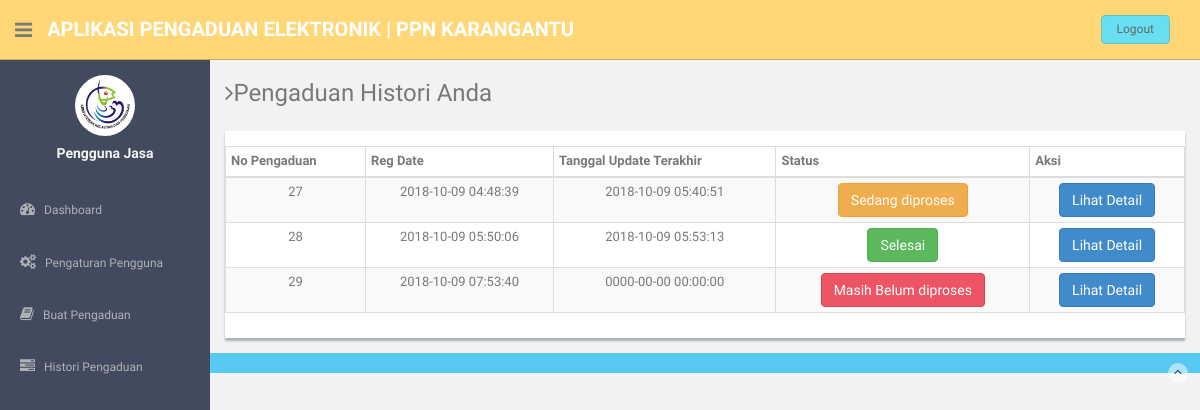
Screenshot of /users/complaint-history.php (signed in) with the database file from the repository.
### tables this page shows
CREATE TABLE IF NOT EXISTS `users` (
  `id` int(11) NOT NULL AUTO_INCREMENT,
  `fullName` varchar(255) DEFAULT NULL,
  `userEmail` varchar(255) DEFAULT NULL,
  `password` varchar(255) DEFAULT NULL,
  `contactNo` bigint(11) DEFAULT NULL,
  `address` tinytext,
  `State` varchar(255) DEFAULT NULL,
  `country` varchar(255) DEFAULT NULL,
  `pincode` int(6) DEFAULT NULL,
  `userImage` varchar(255) DEFAULT NULL,
  `regDate` timestamp NOT NULL DEFAULT CURRENT_TIMESTAMP,
  `updationDate` timestamp NOT NULL DEFAULT '0000-00-00 00:00:00' ON UPDATE CURRENT_TIMESTAMP,
  `status` int(1) NOT NULL,
  PRIMARY KEY (`id`)
);

CREATE TABLE IF NOT EXISTS `tblcomplaints` (
  `complaintNumber` int(11) NOT NULL AUTO_INCREMENT,
  `userId` int(11) NOT NULL,
  `category` int(11) NOT NULL,
  `subcategory` varchar(255) NOT NULL,
  `complaintType` varchar(255) NOT NULL,
  `state` varchar(255) NOT NULL,
  `noc` varchar(255) NOT NULL,
  `complaintDetails` mediumtext NOT NULL,
  `complaintFile` varchar(255) DEFAULT NULL,
  `regDate` timestamp NOT NULL DEFAULT CURRENT_TIMESTAMP,
  `status` varchar(50) DEFAULT NULL,
  `lastUpdationDate` timestamp NOT NULL DEFAULT '0000-00-00 00:00:00' ON UPDATE CURRENT_TIMESTAMP,
  PRIMARY KEY (`complaintNumber`)
);

### users/complaint-history.php (the view, shortened to what this page needs)
<?php
include('includes/config.php');
if(strlen($_SESSION['login'])==0)
  {
header('location:index.php');
}
else{
?>
<!DOCTYPE html>
<html lang="en">
  <head>
    <link href="assets/css/bootstrap.css" rel="stylesheet">
    <link href="assets/font-awesome/css/font-awesome.css" rel="stylesheet" />
    <link href="assets/css/style.css" rel="stylesheet">
    <link href="assets/css/style-responsive.css" rel="stylesheet">
    <link href="assets/css/table-responsive.css" rel="stylesheet">
  </head>
  <body>
  <section id="container" >
<?php include("includes/header.php");?>
<?php include("includes/sidebar.php");?>
      <section id="main-content">
          <section class="wrapper">
          	<h3><i class="fa fa-angle-right"></i>Pengaduan Histori Anda</h3>
		  		<div class="row mt">
			  		<div class="col-lg-12">
                      <div class="content-panel">
                          <section id="unseen">
                            <table class="table table-bordered table-striped table-condensed">
                              <thead>
                              <tr>
                                  <th>No Pengaduan</th>
                                  <th>Reg Date</th>
                                  <th>Tanggal Update Terakhir</th>
                                  <th >Status</th>
                                  <th>Aksi</th>
                              </tr>
                              </thead>
                              <tbody>
  <?php $query=mysqli_query($con,"select * from tblcomplaints where userId='".$_SESSION['id']."'");
while($row=mysqli_fetch_array($query))
{
  ?>
                              <tr>
                                  <td align="center"><?php echo htmlentities($row['complaintNumber']);?></td>
                                  <td align="center"><?php echo htmlentities($row['regDate']);?></td>
                                 <td align="center"><?php echo  htmlentities($row['lastUpdationDate']);
                                 ?></td>
                                  <td align="center"><?php
                                    $status=$row['status'];
                                    if($status=="" or $status=="NULL")
                                    { ?>
                                      <button type="button" class="btn btn-theme04">Masih Belum diproses</button>
                                   <?php }
 if($status=="in process"){ ?>
<button type="button" class="btn btn-warning">Sedang diproses</button>
<?php }
if($status=="closed") {
?>
<button type="button" class="btn btn-success">Selesai</button>
<?php } ?>
                                   <td align="center">
                                   <a href="complaint-details.php?cid=<?php echo htmlentities($row['complaintNumber']);?>">
<button type="button" class="btn btn-primary">Lihat Detail</button></a>
                                   </td>
                                </tr>
                              <?php } ?>
                              </tbody>
                          </table>
                          </section>
                  </div>
               </div>
		  	</div>
		</section><! --/wrapper -->
      </section>
<?php include("includes/footer.php");?>
  </section>
  </body>
</html>
<?php } ?>

### users/includes/sidebar.php (shortened to what this page needs)
<aside>
          <div id="sidebar"  class="nav-collapse ">
              <ul class="sidebar-menu" id="nav-accordion">
              	  <p class="centered"><a href="profile.html"><img src="assets/img/ui-sam.png" class="img-circle" width="60"></a></p>
                   <?php $query=mysqli_query($con,"select fullName from users where userEmail='".$_SESSION['login']."'");
 while($row=mysqli_fetch_array($query))
 {
 ?>
              	  <h5 class="centered"><?php echo htmlentities($row['fullName']);?></h5>
                  <?php } ?>
                  <li class="mt">
                      <a href="dashboard.php">
                          <i class="fa fa-dashboard"></i>
                          <span>Dashboard</span>
                      </a>
                  </li>
                  <li class="sub-menu">
                      <a href="javascript:;" >
                          <i class="fa fa-cogs"></i>
                          <span>Pengaturan Pengguna</span>
                      </a>
                  </li>
                  <li class="sub-menu">
                      <a href="register-complaint.php" >
                          <i class="fa fa-book"></i>
                          <span>Buat Pengaduan</span>
                      </a>
                    </li>
                  <li class="sub-menu">
                      <a href="complaint-history.php" >
                          <i class="fa fa-tasks"></i>
                          <span>Histori Pengaduan</span>
                      </a>
                  </li>
              </ul>
          </div>
      </aside>

### users/assets/css/style.css (style rules this page uses)
body { color: #797979; background: #f2f2f2; font-family: 'Ruda', sans-serif; padding: 0px !important; margin: 0px !important; font-size:13px; }
ul li { list-style: none; }
a, a:hover, a:focus { text-decoration: none; outline: none; }
#container { width: 100%; height: 100%; }
.btn-theme04 { color: #fff; background-color: #ed5565; border-color: #da4453; }
.centered { text-align: center; }
.mt { margin-top: 25px; }
#sidebar { width: 210px; height: 100%; position: fixed; background: #424a5d; }
#sidebar h5 { color: #f2f2f2; font-weight: 700; }
#sidebar ul li { position: relative; }
ul.sidebar-menu , ul.sidebar-menu li ul.sub { margin: -2px 0 0; padding: 0; }
ul.sidebar-menu { margin-top: 75px; }
ul.sidebar-menu li { margin-bottom: 5px; margin-left:10px; margin-right:10px; }
ul.sidebar-menu li.sub-menu { line-height: 15px; }
ul.sidebar-menu li a span { display: inline-block; }
ul.sidebar-menu li a { color: #aeb2b7; text-decoration: none; display: block; padding: 15px 0 15px 10px; font-size: 12px; outline: none; -webkit-transition: all 0.3s ease; -moz-transition: all 0.3s ease; -o-transition: all 0.3s ease; -ms-transition: all 0.3s ease; transition: all 0.3s ease; }
ul.sidebar-menu li a i { font-size: 15px; padding-right: 6px; }
#main-content { margin-left: 210px; }
.wrapper { display: inline-block; margin-top: 60px; padding-left: 15px; padding-right: 15px; padding-bottom: 15px; padding-top: 0px; width: 100%; }
.content-panel { background: #ffffff; box-shadow: 0px 3px 2px #aab2bd; padding-top: 15px; padding-bottom: 5px; }

### rows the page displays
users: fullName "Pengguna Jasa"
tblcomplaints: complaintNumber "27", regDate "2018-10-09 04:48:39", lastUpdationDate "2018-10-09 05:40:51", status "Sedang diproses"
tblcomplaints: complaintNumber "28", regDate "2018-10-09 05:50:06", lastUpdationDate "2018-10-09 05:53:13", status "Selesai"
tblcomplaints: complaintNumber "29", regDate "2018-10-09 07:53:40", lastUpdationDate "0000-00-00 00:00:00", shows "Masih Belum diproses"
